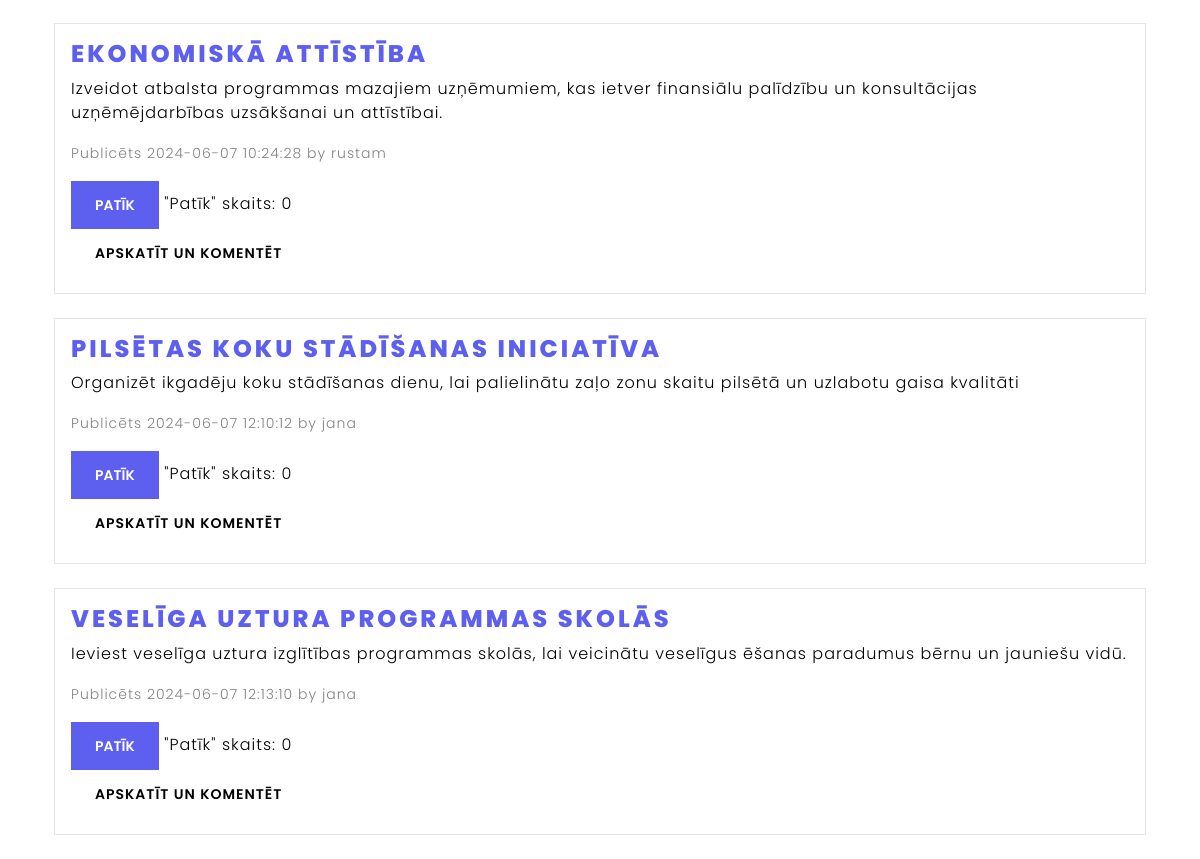
Page /rang (lower part) on the earlier database version.
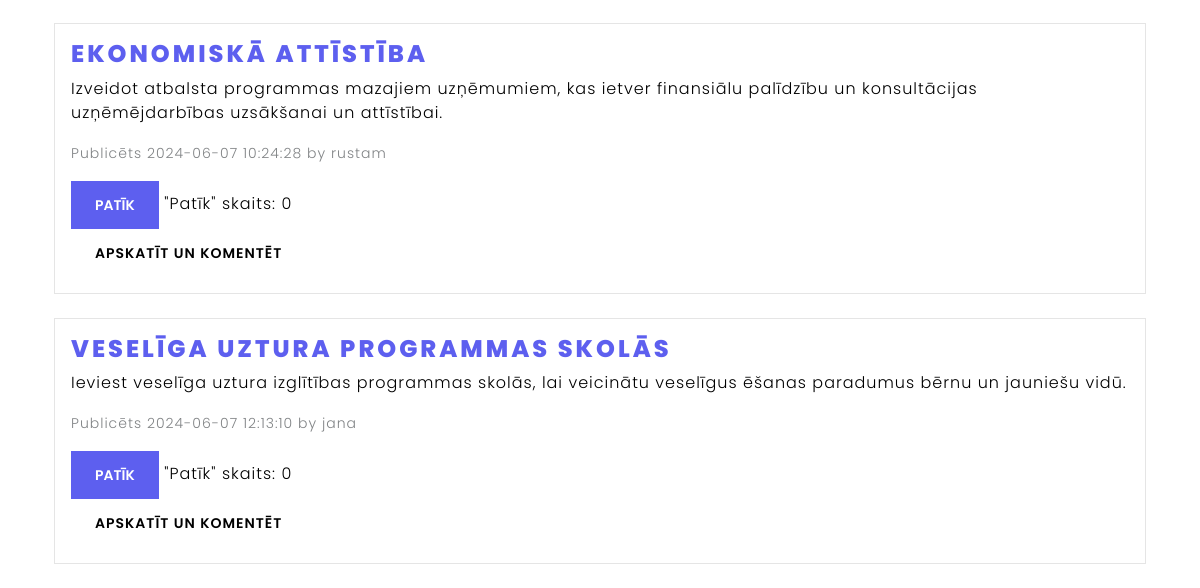
Same page on the later database version.
### models.py (models this page shows, shortened)
class Idea(db.Model):
    id = db.Column(db.Integer, primary_key=True)
    title = db.Column(db.String(200), nullable=False)
    description = db.Column(db.Text, nullable=False)
    category = db.Column(db.String(100), nullable=False)
    date_posted = db.Column(db.DateTime, nullable=False, default=datetime.utcnow)
    user_id = db.Column(db.Integer, db.ForeignKey('user.id'), nullable=False)
    user = db.relationship('User', backref=db.backref('ideas', lazy=True))
    likes = db.relationship('Like', backref='idea', lazy=True)
    comments = db.relationship('Comment', backref='parent_idea', lazy=True)
    idea_votes = db.relationship('Vote', backref='parent_idea_votes', lazy=True)
    voting_options = db.relationship('VotingOption', backref='idea', lazy=True, cascade="all, delete-orphan")

class User(db.Model, UserMixin):
    id = db.Column(db.Integer, primary_key=True)
    username = db.Column(db.String(150), unique=True, nullable=False)
    email = db.Column(db.String(150), unique=True, nullable=True)
    password = db.Column(db.String(200), nullable=False)
    role = db.Column(db.String(50), nullable=False)
    confirmed = db.Column(db.Boolean, default=False)
    confirmed_on = db.Column(db.DateTime, nullable=True)
    bio = db.Column(db.Text, nullable=True)
    avatar = db.Column(db.String(200), nullable=True)

### app.py (the view)
    @app.route('/rang')
    def rang():
        db.session.expire_all()  # Ensure the session is refreshed
        all_ideas = Idea.query.all()
        like_form = LikeForm()
        delete_form = DeleteIdeaForm()  # Instantiate the delete form
        return render_template('rang.html', ideas=all_ideas, form=like_form, delete_form=delete_form)

### app.py (called while the page is built)
def create_app():
    app = Flask(__name__)
    app.config.from_object('config.Config')
    app.config['SECRET_KEY'] = os.getenv('SECRET_KEY', 'hbcirebvyrebgvugbenvu')
    csrf = CSRFProtect(app)
    db.init_app(app)
    mail.init_app(app)
    login_manager.init_app(app)
    bcrypt.init_app(app)
    migrate.init_app(app, db)
    csrf.init_app(app)
    limiter.init_app(app)  # Initialize limiter
    @login_manager.user_loader
    def load_user(user_id):
        return User.query.get(int(user_id))
    def inject_user():
        return dict(current_user=current_user)
    app.context_processor(inject_user)
    register_routes(app)
    return app

### templates/rang.html (shortened to what this page needs)
{% extends "base.html" %}
{% block content %}
<div class="container mt-4">
    {% for idea in ideas %}
        <div class="card bg-light mb-4">
            <div class="card-body">
                <h5 class="card-title">{{ idea.title }}</h5>
                <p class="card-text">{{ idea.description }}</p>
                <p class="card-text"><small class="text-muted">Publicēts {{ idea.date_posted.strftime('%Y-%m-%d %H:%M:%S') }} by {{ idea.user.username }}</small></p>
                <form action="{{ url_for('like_idea', idea_id=idea.id) }}" method="POST">
                    <button type="submit" class="btn btn-primary">Patīk</button>
                    <span>"Patīk" skaits: {{ idea.likes|length }}</span>
                </form>
                <a href="{{ url_for('view_idea', idea_id=idea.id) }}" class="btn btn-secondary">Apskatīt un komentēt</a>
            </div>
        </div>
    {% endfor %}
</div>
{% endblock %}

Differences in the rows shown:
removed Idea: title "PILSĒTAS KOKU STĀDĪŠANAS INICIATĪVA", description "Organizēt ikgadēju koku stādīšanas dienu, lai palielinātu zaļo zonu skaitu pilsētā un uzlabotu gaisa kvalitāti", date_posted "2024-06-07 12:10:12", user.username "jana", likes|length "0"
